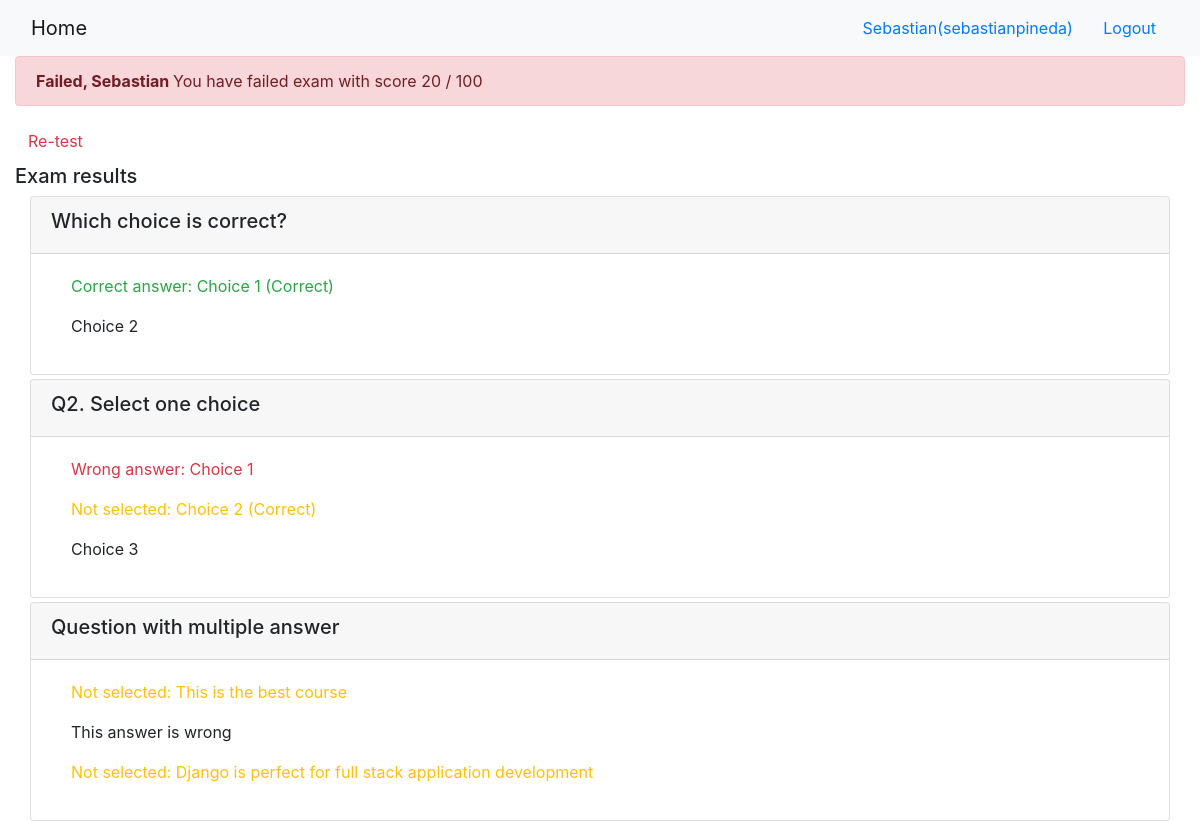
The page /onlinecourse/course/1/submission/1/result/ (signed in) on the database its author committed.
### onlinecourse/models.py (models this page shows)
class Question(models.Model):
    course = models.ManyToManyField(Course)
    lesson = models.ForeignKey(Lesson, on_delete=models.CASCADE)
    question_text = models.CharField(max_length=200)
    grade = models.FloatField(default=0.0)
    def is_get_score(self, selected_ids):
        all_answers = self.choice_set.filter(is_correct=True).count()
        selected_correct = self.choice_set.filter(is_correct=True, id__in=selected_ids).count()
        selected_wrong = self.choice_set.filter(is_correct=False, id__in=selected_ids).count()
        if (all_answers == selected_correct) and (selected_wrong == 0):
            return True
        else:
            return False

class Choice(models.Model):
    question = models.ForeignKey(Question, on_delete=models.CASCADE)
    choice_text = models.CharField(max_length=200)
    is_correct = models.BooleanField(default=False)

### onlinecourse/views.py (the view)
# urls.py: path('course/<int:course_id>/submission/<int:submission_id>/result/', views.show_exam_result, name='show_exam_result'),
def show_exam_result(request, course_id, submission_id):
    course = get_object_or_404(Course, pk = course_id)
    submission = get_object_or_404(Submission, pk = submission_id)
    selected_choices = submission.chocies.all()
    selected_choices_id = [choice.id for choice in selected_choices]
    questions = course.question_set.all()
    final_score = 0
    total_score = 0
    for question in questions:
        if question.is_get_score(selected_choices_id):
            final_score += question.grade
        total_score += question.grade
    grade = int(final_score / total_score *100)
    return render(request, 'onlinecourse/exam_result_bootstrap.html', {'course': course,
     'submission': submission, 'grade': grade, 'selected_choices': selected_choices})

### onlinecourse/templates/onlinecourse/exam_result_bootstrap.html (shortened to what this page needs)
<!DOCTYPE html>
<html lang="en">
<head>
    {% load static %}
    <link rel="stylesheet" href="https://maxcdn.bootstrapcdn.com/bootstrap/4.5.2/css/bootstrap.min.css">
</head>
<body>
 <nav class="navbar navbar-light bg-light">
    <div class="container-fluid">
        <div class="navbar-header">
              <a class="navbar-brand" href="{% url 'onlinecourse:index' %}">Home</a>
        </div>
        <ul class="nav navbar-nav navbar-right">
            {% if user.is_authenticated %}
            <li>
                <a class="btn btn-link" href="#">{{ user.first_name }}({{ user.username }})</a>
                <a class="btn btn-link" href="{% url 'onlinecourse:logout' %}">Logout</a>
            </li>
            {% endif %}
        </ul>
    </div>
</nav>
<div class="container-fluid">
    {% if grade > 80 %}
    <div class="alert alert-success">
       <b>Congratulations, {{ user.first_name }}!</b> You have passed the exam and completed the course with score {{ grade }} / 100
    </div>
        {% else %}
        <div class="alert alert-danger">
            <b>Failed, {{ user.first_name }} </b> You have failed exam with score {{ grade }} / 100
        </div>
        <a class="btn btn-link text-danger" href="{% url 'onlinecourse:course_details' course.id %}">Re-test</a>
        {% endif %}
        <div class="card-columns-vertical mt-1">
        <h5 class="">Exam results</h5>
            <div class="container-fluid">
                <div class="card-columns-vertical">
                    {% for question in course.question_set.all %}
                        <div class="card mt-1">
                            <div class="card-header"><h5>{{question.question_text}}</h5></div>
                            <div class="card-body">
                                {% for choice in question.choice_set.all %}
                                    <div class = "form-check">
                                        {%if choice in selected_choices%}
                                            {%if choice.is_correct%}
                                                <p class="text-success"> Correct answer: {{choice.choice_text}}</p>
                                            {%else%}
                                                <p class="text-danger"> Wrong answer: {{choice.choice_text}}</p>
                                            {%endif%}
                                        {%else%}
                                            {%if choice.is_correct%}
                                                <p class="text-warning"> Not selected: {{choice.choice_text}}</p>
                                            {%else%}
                                                <p class="text-body"> {{choice.choice_text}}</p>
                                            {%endif%}
                                        {%endif%}
                                    </div>
                                {% endfor %}
                            </div>
                        </div>
                    {% endfor %}
                </div>
        </div>
    </div>
</body>
</html>

### rows shown on the page
Question: question_text "Which choice is correct?"
Choice: choice_text "Choice 1 (Correct)"
Choice: choice_text "Choice 2"
Question: question_text "Q2. Select one choice"
Choice: choice_text "Choice 1"
Choice: choice_text "Choice 2 (Correct)"
Choice: choice_text "Choice 3"
Question: question_text "Question with multiple answer"
Choice: choice_text "This is the best course"
Choice: choice_text "This answer is wrong"
Choice: choice_text "Django is perfect for full stack application development"

### other values the page prints
{{ user.first_name }} "Sebastian"
{{ user.username }} "sebastianpineda"
{{ grade }} "20"
